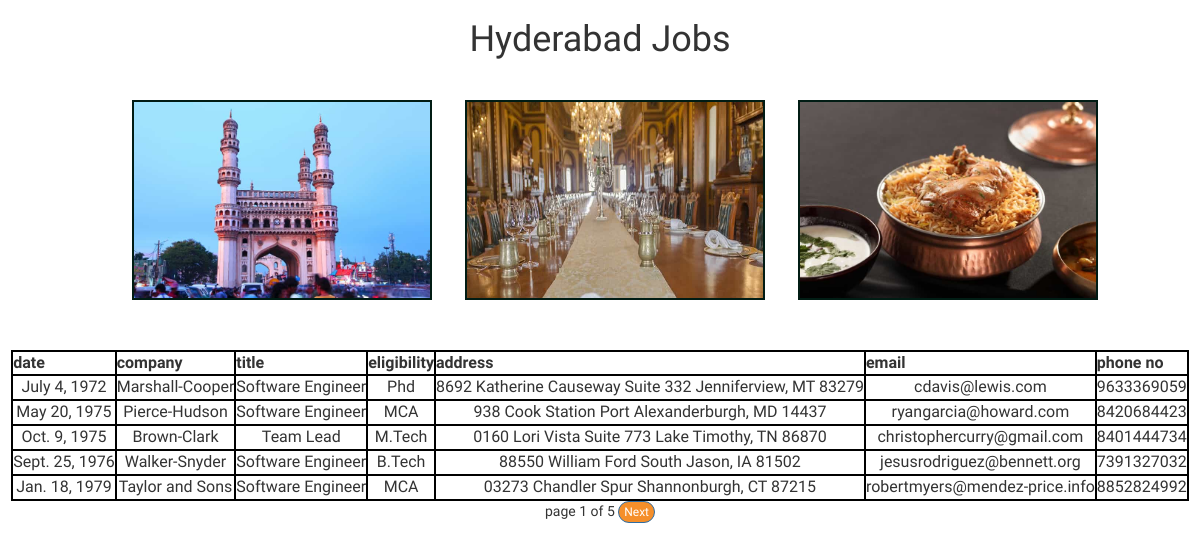
/hydjobsinfo/, run on the app's committed database.
### jobsapp/models.py (models this page shows)
class hydjobs(models.Model):
    date = models.DateField()
    company = models.CharField(max_length=100)
    title = models.CharField(max_length=100)
    eligibility = models.CharField(max_length=100)
    address = models.CharField(max_length=100)
    email = models.EmailField()
    phonenumber = models.IntegerField()

### jobsapp/views.py (the view)
# urls.py: path('hydjobsinfo/',views.hydjobsinfo),
def hydjobsinfo(request):
    hyd_list = hydjobs.objects.order_by('date')
    paginator = Paginator(hyd_list,5)
    page_number = request.GET.get('page')
    try:
        hyd_list = paginator.page(page_number)
    except PageNotAnInteger:
        hyd_list = paginator.page(1)
    except EmptyPage:
        hyd_list = paginator.page(paginator.num_pages)
    my_dict = {'hyd_list':hyd_list}
    return render(request=request,template_name='jobsapp/hydjobs.html',context=my_dict)

### templates/jobsapp/hydjobs.html (shortened to what this page needs)
<!DOCTYPE html>
{% load static %}
<html>
<head>
    <link rel="stylesheet" href="https://stackpath.bootstrapcdn.com/bootstrap/3.4.1/css/bootstrap.min.css">
	<link rel="stylesheet" href="{% static 'css/demojobs.css' %}">
</head>
<body>
    <h1>Hyderabad Jobs</h1>
    <img src="{% static 'images/hyd1.jpg' %}">
    <img src="{% static 'images/hyd2.jpg' %}">
    <img src="{% static 'images/hyd3.jpg' %}">
    {% if hyd_list %}
    <table>
        <thead>
            <th>date</th>
            <th>company</th>
            <th>title</th>
            <th>eligibility</th>
            <th>address</th>
            <th>email</th>
            <th>phone no</th>
        </thead>
        {% for jobs in hyd_list %}
        <tr>
           <td>{{jobs.date}}</td>
           <td>{{jobs.company}}</td>
           <td>{{jobs.title}}</td>
           <td>{{jobs.eligibility}}</td>
           <td>{{jobs.address}}</td>
           <td>{{jobs.email}}</td>
           <td>{{jobs.phonenumber}}</td>
        </tr>
        {% endfor %}
    </table>
    {% else %}
    <p>No record found</p>
    {% endif %}
{% include 'jobsapp/pagination.html' with page=hyd_list %}
</body>
</html>

### templates/jobsapp/pagination.html (shortened to what this page needs)
<div class="paginator">
   <span>
      page {{page.number}} of {{page.paginator.num_pages}}
   </span>
   <span>
      {% if page.has_next %}
         <a href="?page={{page.next_page_number}}" class="btn btn-xs btn-primary">Next</a>
      {% endif %}
   </span>
</div>

### static/css/demojobs.css (style rules this page uses)
.btn-primary { background: #f58f2a; border-radius: 20px; }
body img { height: 200px; width: 300px; margin-top: 30px; margin-left: 30px; margin-bottom: 50px; border: 2px solid #011c14; }
body { background: url(https://images.unsplash.com/photo-1528459584353-5297db1a9c01?ixlib=rb-1.2.1&ixid=eyJhcHBfaWQiOjEyMDd9&auto=format&fit=crop&w=500&q=60); background-repeat: no-repeat; background-size: cover; text-align: center; font-family: 'Sriracha', cursive; }
table,tr,td,thead,th { border: solid 2px black; margin: auto; font-size: 16px; }
th { font-weight: bold; }

### data on the page
hydjobs: date "July 4, 1972", company "Marshall-Cooper", title "Software Engineer", eligibility "Phd", address "8692 Katherine Causeway Suite 332 Jenniferview, MT 83279", email "cdavis@lewis.com", phonenumber "9633369059"
hydjobs: date "May 20, 1975", company "Pierce-Hudson", title "Software Engineer", eligibility "MCA", address "938 Cook Station Port Alexanderburgh, MD 14437", email "ryangarcia@howard.com", phonenumber "8420684423"
hydjobs: date "Oct. 9, 1975", company "Brown-Clark", title "Team Lead", eligibility "M.Tech", address "0160 Lori Vista Suite 773 Lake Timothy, TN 86870", email "christophercurry@gmail.com", phonenumber "8401444734"
hydjobs: date "Sept. 25, 1976", company "Walker-Snyder", title "Software Engineer", eligibility "B.Tech", address "88550 William Ford South Jason, IA 81502", email "jesusrodriguez@bennett.org", phonenumber "7391327032"
hydjobs: date "Jan. 18, 1979", company "Taylor and Sons", title "Software Engineer", eligibility "MCA", address "03273 Chandler Spur Shannonburgh, CT 87215", email "robertmyers@mendez-price.info", phonenumber "8852824992"

### other printed values
{{ page.number }} "1"
{{ page.paginator.num_pages }} "5"
